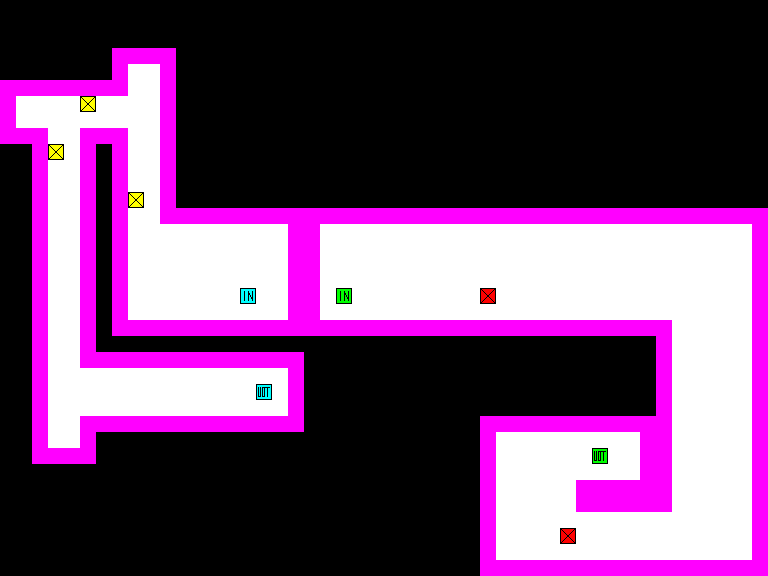

Rendered tile map (Tiled .tmx) drawn with the repository's tilesets; below, a short description and the full map source, tile grids included:
An orthogonal 48x36 tile map with 16x16 px tiles, 2 tile layers (Tile Layer 1, Tile Layer 2).

<map version="1.0" tiledversion="1.0.3" orientation="orthogonal" renderorder="right-down" width="48" height="36" tilewidth="16" tileheight="16" nextobjectid="1">
 <tileset firstgid="1" source="Old/coop.tsx" />
 <layer name="Tile Layer 1" width="48" height="36">
  <data encoding="csv">
0,0,0,0,0,0,0,0,0,0,0,0,0,0,0,0,0,0,0,0,0,0,0,0,0,0,0,0,0,0,0,0,0,0,0,0,0,0,0,0,0,0,0,0,0,0,0,0,
0,0,0,0,0,0,0,0,0,0,0,0,0,0,0,0,0,0,0,0,0,0,0,0,0,0,0,0,0,0,0,0,0,0,0,0,0,0,0,0,0,0,0,0,0,0,0,0,
0,0,0,0,0,0,0,0,0,0,0,0,0,0,0,0,0,0,0,0,0,0,0,0,0,0,0,0,0,0,0,0,0,0,0,0,0,0,0,0,0,0,0,0,0,0,0,0,
0,0,0,0,0,0,0,1,1,1,1,0,0,0,0,0,0,0,0,0,0,0,0,0,0,0,0,0,0,0,0,0,0,0,0,0,0,0,0,0,0,0,0,0,0,0,0,0,
0,0,0,0,0,0,0,1,2,2,1,0,0,0,0,0,0,0,0,0,0,0,0,0,0,0,0,0,0,0,0,0,0,0,0,0,0,0,0,0,0,0,0,0,0,0,0,0,
1,1,1,1,1,1,1,1,2,2,1,0,0,0,0,0,0,0,0,0,0,0,0,0,0,0,0,0,0,0,0,0,0,0,0,0,0,0,0,0,0,0,0,0,0,0,0,0,
1,2,2,2,2,8,2,2,2,2,1,0,0,0,0,0,0,0,0,0,0,0,0,0,0,0,0,0,0,0,0,0,0,0,0,0,0,0,0,0,0,0,0,0,0,0,0,0,
1,2,2,2,2,2,2,2,2,2,1,0,0,0,0,0,0,0,0,0,0,0,0,0,0,0,0,0,0,0,0,0,0,0,0,0,0,0,0,0,0,0,0,0,0,0,0,0,
1,1,1,2,2,1,1,1,2,2,1,0,0,0,0,0,0,0,0,0,0,0,0,0,0,0,0,0,0,0,0,0,0,0,0,0,0,0,0,0,0,0,0,0,0,0,0,0,
0,0,1,8,2,1,0,1,2,2,1,0,0,0,0,0,0,0,0,0,0,0,0,0,0,0,0,0,0,0,0,0,0,0,0,0,0,0,0,0,0,0,0,0,0,0,0,0,
0,0,1,2,2,1,0,1,2,2,1,0,0,0,0,0,0,0,0,0,0,0,0,0,0,0,0,0,0,0,0,0,0,0,0,0,0,0,0,0,0,0,0,0,0,0,0,0,
0,0,1,2,2,1,0,1,2,2,1,0,0,0,0,0,0,0,0,0,0,0,0,0,0,0,0,0,0,0,0,0,0,0,0,0,0,0,0,0,0,0,0,0,0,0,0,0,
0,0,1,2,2,1,0,1,8,2,1,0,0,0,0,0,0,0,0,0,0,0,0,0,0,0,0,0,0,0,0,0,0,0,0,0,0,0,0,0,0,0,0,0,0,0,0,0,
0,0,1,2,2,1,0,1,2,2,1,1,1,1,1,1,1,1,1,0,0,0,0,0,0,0,0,0,0,0,0,0,0,0,0,0,0,0,0,0,0,0,0,0,0,0,0,0,
0,0,1,2,2,1,0,1,2,2,2,2,2,2,2,2,2,2,1,0,0,0,0,0,0,0,0,0,0,0,0,0,0,0,0,0,0,0,0,0,0,0,0,0,0,0,0,0,
0,0,1,2,2,1,0,1,2,2,2,2,2,2,2,2,2,2,1,0,0,0,0,0,0,0,0,0,0,0,0,0,0,0,0,0,0,0,0,0,0,0,0,0,0,0,0,0,
0,0,1,2,2,1,0,1,2,2,2,2,2,2,2,2,2,2,1,0,0,0,0,0,0,0,0,0,0,0,0,0,0,0,0,0,0,0,0,0,0,0,0,0,0,0,0,0,
0,0,1,2,2,1,0,1,2,2,2,2,2,2,2,2,2,2,1,0,0,0,0,0,0,0,0,0,0,0,0,0,0,0,0,0,0,0,0,0,0,0,0,0,0,0,0,0,
0,0,1,2,2,1,0,1,2,2,2,2,2,2,2,9,2,2,1,0,0,0,0,0,0,0,0,0,0,0,0,0,0,0,0,0,0,0,0,0,0,0,0,0,0,0,0,0,
0,0,1,2,2,1,0,1,2,2,2,2,2,2,2,2,2,2,1,0,0,0,0,0,0,0,0,0,0,0,0,0,0,0,0,0,0,0,0,0,0,0,0,0,0,0,0,0,
0,0,1,2,2,1,0,1,1,1,1,1,1,1,1,1,1,1,1,0,0,0,0,0,0,0,0,0,0,0,0,0,0,0,0,0,0,0,0,0,0,0,0,0,0,0,0,0,
0,0,1,2,2,1,0,0,0,0,0,0,0,0,0,0,0,0,0,0,0,0,0,0,0,0,0,0,0,0,0,0,0,0,0,0,0,0,0,0,0,0,0,0,0,0,0,0,
0,0,1,2,2,1,1,1,1,1,1,1,1,1,1,1,1,1,1,0,0,0,0,0,0,0,0,0,0,0,0,0,0,0,0,0,0,0,0,0,0,0,0,0,0,0,0,0,
0,0,1,2,2,2,2,2,2,2,2,2,2,2,2,2,2,2,1,0,0,0,0,0,0,0,0,0,0,0,0,0,0,0,0,0,0,0,0,0,0,0,0,0,0,0,0,0,
0,0,1,2,2,2,2,2,2,2,2,2,2,2,2,2,10,2,1,0,0,0,0,0,0,0,0,0,0,0,0,0,0,0,0,0,0,0,0,0,0,0,0,0,0,0,0,0,
0,0,1,2,2,2,2,2,2,2,2,2,2,2,2,2,2,2,1,0,0,0,0,0,0,0,0,0,0,0,0,0,0,0,0,0,0,0,0,0,0,0,0,0,0,0,0,0,
0,0,1,2,2,1,1,1,1,1,1,1,1,1,1,1,1,1,1,0,0,0,0,0,0,0,0,0,0,0,0,0,0,0,0,0,0,0,0,0,0,0,0,0,0,0,0,0,
0,0,1,2,2,1,0,0,0,0,0,0,0,0,0,0,0,0,0,0,0,0,0,0,0,0,0,0,0,0,0,0,0,0,0,0,0,0,0,0,0,0,0,0,0,0,0,0,
0,0,1,1,1,1,0,0,0,0,0,0,0,0,0,0,0,0,0,0,0,0,0,0,0,0,0,0,0,0,0,0,0,0,0,0,0,0,0,0,0,0,0,0,0,0,0,0,
0,0,0,0,0,0,0,0,0,0,0,0,0,0,0,0,0,0,0,0,0,0,0,0,0,0,0,0,0,0,0,0,0,0,0,0,0,0,0,0,0,0,0,0,0,0,0,0,
0,0,0,0,0,0,0,0,0,0,0,0,0,0,0,0,0,0,0,0,0,0,0,0,0,0,0,0,0,0,0,0,0,0,0,0,0,0,0,0,0,0,0,0,0,0,0,0,
0,0,0,0,0,0,0,0,0,0,0,0,0,0,0,0,0,0,0,0,0,0,0,0,0,0,0,0,0,0,0,0,0,0,0,0,0,0,0,0,0,0,0,0,0,0,0,0,
0,0,0,0,0,0,0,0,0,0,0,0,0,0,0,0,0,0,0,0,0,0,0,0,0,0,0,0,0,0,0,0,0,0,0,0,0,0,0,0,0,0,0,0,0,0,0,0,
0,0,0,0,0,0,0,0,0,0,0,0,0,0,0,0,0,0,0,0,0,0,0,0,0,0,0,0,0,0,0,0,0,0,0,0,0,0,0,0,0,0,0,0,0,0,0,0,
0,0,0,0,0,0,0,0,0,0,0,0,0,0,0,0,0,0,0,0,0,0,0,0,0,0,0,0,0,0,0,0,0,0,0,0,0,0,0,0,0,0,0,0,0,0,0,0,
0,0,0,0,0,0,0,0,0,0,0,0,0,0,0,0,0,0,0,0,0,0,0,0,0,0,0,0,0,0,0,0,0,0,0,0,0,0,0,0,0,0,0,0,0,0,0,0
</data>
 </layer>
 <layer name="Tile Layer 2" width="48" height="36">
  <data encoding="csv">
0,0,0,0,0,0,0,0,0,0,0,0,0,0,0,0,0,0,0,0,0,0,0,0,0,0,0,0,0,0,0,0,0,0,0,0,0,0,0,0,0,0,0,0,0,0,0,0,
0,0,0,0,0,0,0,0,0,0,0,0,0,0,0,0,0,0,0,0,0,0,0,0,0,0,0,0,0,0,0,0,0,0,0,0,0,0,0,0,0,0,0,0,0,0,0,0,
0,0,0,0,0,0,0,0,0,0,0,0,0,0,0,0,0,0,0,0,0,0,0,0,0,0,0,0,0,0,0,0,0,0,0,0,0,0,0,0,0,0,0,0,0,0,0,0,
0,0,0,0,0,0,0,0,0,0,0,0,0,0,0,0,0,0,0,0,0,0,0,0,0,0,0,0,0,0,0,0,0,0,0,0,0,0,0,0,0,0,0,0,0,0,0,0,
0,0,0,0,0,0,0,0,0,0,0,0,0,0,0,0,0,0,0,0,0,0,0,0,0,0,0,0,0,0,0,0,0,0,0,0,0,0,0,0,0,0,0,0,0,0,0,0,
0,0,0,0,0,0,0,0,0,0,0,0,0,0,0,0,0,0,0,0,0,0,0,0,0,0,0,0,0,0,0,0,0,0,0,0,0,0,0,0,0,0,0,0,0,0,0,0,
0,0,0,0,0,0,0,0,0,0,0,0,0,0,0,0,0,0,0,0,0,0,0,0,0,0,0,0,0,0,0,0,0,0,0,0,0,0,0,0,0,0,0,0,0,0,0,0,
0,0,0,0,0,0,0,0,0,0,0,0,0,0,0,0,0,0,0,0,0,0,0,0,0,0,0,0,0,0,0,0,0,0,0,0,0,0,0,0,0,0,0,0,0,0,0,0,
0,0,0,0,0,0,0,0,0,0,0,0,0,0,0,0,0,0,0,0,0,0,0,0,0,0,0,0,0,0,0,0,0,0,0,0,0,0,0,0,0,0,0,0,0,0,0,0,
0,0,0,0,0,0,0,0,0,0,0,0,0,0,0,0,0,0,0,0,0,0,0,0,0,0,0,0,0,0,0,0,0,0,0,0,0,0,0,0,0,0,0,0,0,0,0,0,
0,0,0,0,0,0,0,0,0,0,0,0,0,0,0,0,0,0,0,0,0,0,0,0,0,0,0,0,0,0,0,0,0,0,0,0,0,0,0,0,0,0,0,0,0,0,0,0,
0,0,0,0,0,0,0,0,0,0,0,0,0,0,0,0,0,0,0,0,0,0,0,0,0,0,0,0,0,0,0,0,0,0,0,0,0,0,0,0,0,0,0,0,0,0,0,0,
0,0,0,0,0,0,0,0,0,0,0,0,0,0,0,0,0,0,0,0,0,0,0,0,0,0,0,0,0,0,0,0,0,0,0,0,0,0,0,0,0,0,0,0,0,0,0,0,
0,0,0,0,0,0,0,0,0,0,0,0,0,0,0,0,0,0,0,1,1,1,1,1,1,1,1,1,1,1,1,1,1,1,1,1,1,1,1,1,1,1,1,1,1,1,1,1,
0,0,0,0,0,0,0,0,0,0,0,0,0,0,0,0,0,0,0,1,2,2,2,2,2,2,2,2,2,2,2,2,2,2,2,2,2,2,2,2,2,2,2,2,2,2,2,1,
0,0,0,0,0,0,0,0,0,0,0,0,0,0,0,0,0,0,0,1,2,2,2,2,2,2,2,2,2,2,2,2,2,2,2,2,2,2,2,2,2,2,2,2,2,2,2,1,
0,0,0,0,0,0,0,0,0,0,0,0,0,0,0,0,0,0,0,1,2,2,2,2,2,2,2,2,2,2,2,2,2,2,2,2,2,2,2,2,2,2,2,2,2,2,2,1,
0,0,0,0,0,0,0,0,0,0,0,0,0,0,0,0,0,0,0,1,2,2,2,2,2,2,2,2,2,2,2,2,2,2,2,2,2,2,2,2,2,2,2,2,2,2,2,1,
0,0,0,0,0,0,0,0,0,0,0,0,0,0,0,0,0,0,0,1,2,11,2,2,2,2,2,2,2,2,13,2,2,2,2,2,2,2,2,2,2,2,2,2,2,2,2,1,
0,0,0,0,0,0,0,0,0,0,0,0,0,0,0,0,0,0,0,1,2,2,2,2,2,2,2,2,2,2,2,2,2,2,2,2,2,2,2,2,2,2,2,2,2,2,2,1,
0,0,0,0,0,0,0,0,0,0,0,0,0,0,0,0,0,0,0,1,1,1,1,1,1,1,1,1,1,1,1,1,1,1,1,1,1,1,1,1,1,1,2,2,2,2,2,1,
0,0,0,0,0,0,0,0,0,0,0,0,0,0,0,0,0,0,0,0,0,0,0,0,0,0,0,0,0,0,0,0,0,0,0,0,0,0,0,0,0,1,2,2,2,2,2,1,
0,0,0,0,0,0,0,0,0,0,0,0,0,0,0,0,0,0,0,0,0,0,0,0,0,0,0,0,0,0,0,0,0,0,0,0,0,0,0,0,0,1,2,2,2,2,2,1,
0,0,0,0,0,0,0,0,0,0,0,0,0,0,0,0,0,0,0,0,0,0,0,0,0,0,0,0,0,0,0,0,0,0,0,0,0,0,0,0,0,1,2,2,2,2,2,1,
0,0,0,0,0,0,0,0,0,0,0,0,0,0,0,0,0,0,0,0,0,0,0,0,0,0,0,0,0,0,0,0,0,0,0,0,0,0,0,0,0,1,2,2,2,2,2,1,
0,0,0,0,0,0,0,0,0,0,0,0,0,0,0,0,0,0,0,0,0,0,0,0,0,0,0,0,0,0,0,0,0,0,0,0,0,0,0,0,0,1,2,2,2,2,2,1,
0,0,0,0,0,0,0,0,0,0,0,0,0,0,0,0,0,0,0,0,0,0,0,0,0,0,0,0,0,0,1,1,1,1,1,1,1,1,1,1,1,1,2,2,2,2,2,1,
0,0,0,0,0,0,0,0,0,0,0,0,0,0,0,0,0,0,0,0,0,0,0,0,0,0,0,0,0,0,1,2,2,2,2,2,2,2,2,2,1,1,2,2,2,2,2,1,
0,0,0,0,0,0,0,0,0,0,0,0,0,0,0,0,0,0,0,0,0,0,0,0,0,0,0,0,0,0,1,2,2,2,2,2,2,12,2,2,1,1,2,2,2,2,2,1,
0,0,0,0,0,0,0,0,0,0,0,0,0,0,0,0,0,0,0,0,0,0,0,0,0,0,0,0,0,0,1,2,2,2,2,2,2,2,2,2,1,1,2,2,2,2,2,1,
0,0,0,0,0,0,0,0,0,0,0,0,0,0,0,0,0,0,0,0,0,0,0,0,0,0,0,0,0,0,1,2,2,2,2,2,1,1,1,1,1,1,2,2,2,2,2,1,
0,0,0,0,0,0,0,0,0,0,0,0,0,0,0,0,0,0,0,0,0,0,0,0,0,0,0,0,0,0,1,2,2,2,2,2,1,1,1,1,1,1,2,2,2,2,2,1,
0,0,0,0,0,0,0,0,0,0,0,0,0,0,0,0,0,0,0,0,0,0,0,0,0,0,0,0,0,0,1,2,2,2,2,2,2,2,2,2,2,2,2,2,2,2,2,1,
0,0,0,0,0,0,0,0,0,0,0,0,0,0,0,0,0,0,0,0,0,0,0,0,0,0,0,0,0,0,1,2,2,2,2,13,2,2,2,2,2,2,2,2,2,2,2,1,
0,0,0,0,0,0,0,0,0,0,0,0,0,0,0,0,0,0,0,0,0,0,0,0,0,0,0,0,0,0,1,2,2,2,2,2,2,2,2,2,2,2,2,2,2,2,2,1,
0,0,0,0,0,0,0,0,0,0,0,0,0,0,0,0,0,0,0,0,0,0,0,0,0,0,0,0,0,0,1,1,1,1,1,1,1,1,1,1,1,1,1,1,1,1,1,1
</data>
 </layer>
</map>
